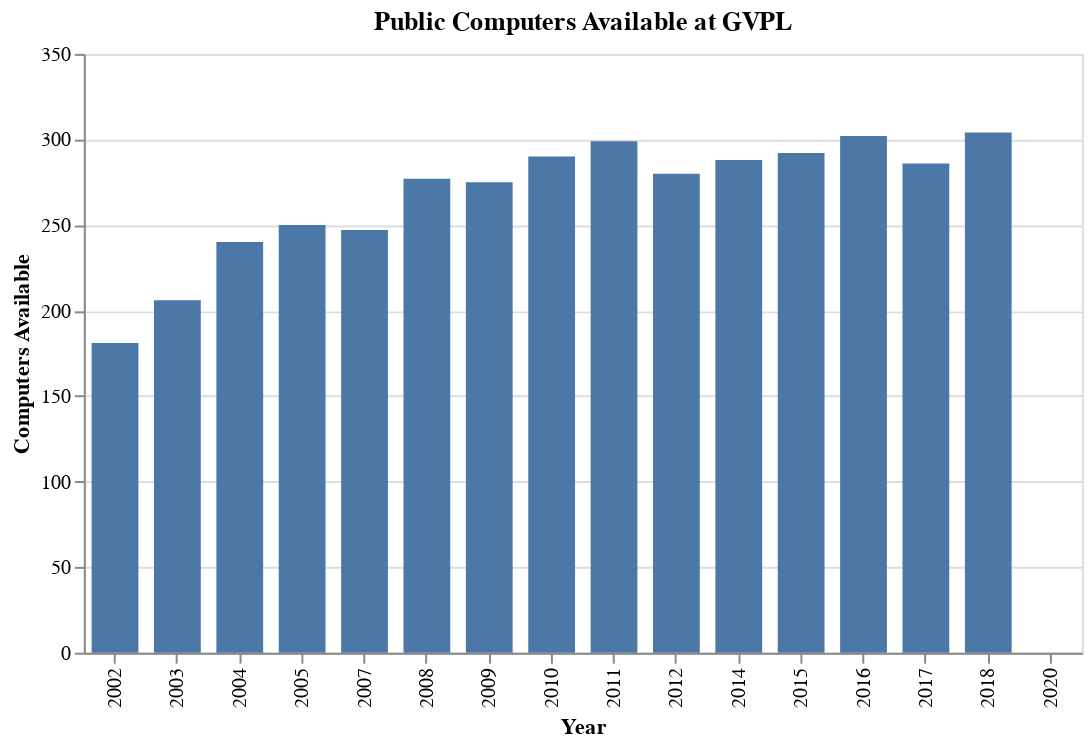

Notebook source saved alongside this figure:
### Code cell
lib_gvpl_chart = alt.Chart(lib_gvpl).mark_bar().encode(
    x='Year:O',
    y='Computers Available:Q'
).properties(title='Public Computers Available at GVPL', width=500, height=300
            ).configure_scale(bandPaddingInner=0.25)

lib_gvpl_chart

### Figure 1 — Vega-Lite specification as saved in the notebook (floating-point values rounded to 4 significant figures)
{"config": {"view": {"continuousWidth": 400, "continuousHeight": 300}, "scale": {"bandPaddingInner": 0.25}}, "data": {"name": "data-af60d5cb30e54790bf733872f5aa5b2a"}, "mark": "bar", "encoding": {"x": {"field": "Year", "type": "ordinal"}, "y": {"field": "Computers Available", "type": "quantitative"}}, "height": 300, "title": "Public Computers Available at GVPL", "width": 500, "$schema": "https://vega.github.io/schema/vega-lite/v4.17.0.json", "datasets": {"data-af60d5cb30e54790bf733872f5aa5b2a": [{"Library Symbol": "BVI", "Computers Available": 181, "Year": 2002}, {"Library Symbol": "BVI", "Computers Available": 206, "Year": 2003}, {"Library Symbol": "BVI", "Computers Available": 240, "Year": 2004}, {"Library Symbol": "BVI", "Computers Available": 250, "Year": 2005}, {"Library Symbol": "BVI", "Computers Available": 247, "Year": 2007}, {"Library Symbol": "BVI", "Computers Available": 277, "Year": 2008}, {"Library Symbol": "BVI", "Computers Available": 275, "Year": 2009}, {"Library Symbol": "BVI", "Computers Available": 290, "Year": 2010}, {"Library Symbol": "BVI", "Computers Available": 299, "Year": 2011}, {"Library Symbol": "BVI", "Computers Available": 280, "Year": 2012}, {"Library Symbol": "BVI", "Computers Available": 288, "Year": 2014}, {"Library Symbol": "BVI", "Computers Available": 292, "Year": 2015}, {"Library Symbol": "BVI", "Computers Available": 302, "Year": 2016}, {"Library Symbol": "BVI", "Computers Available": 286, "Year": 2017}, {"Library Symbol": "BVI", "Computers Available": 304, "Year": 2018}, {"Library Symbol": "BVI", "Computers Available": 0, "Year": 2020}]}}
